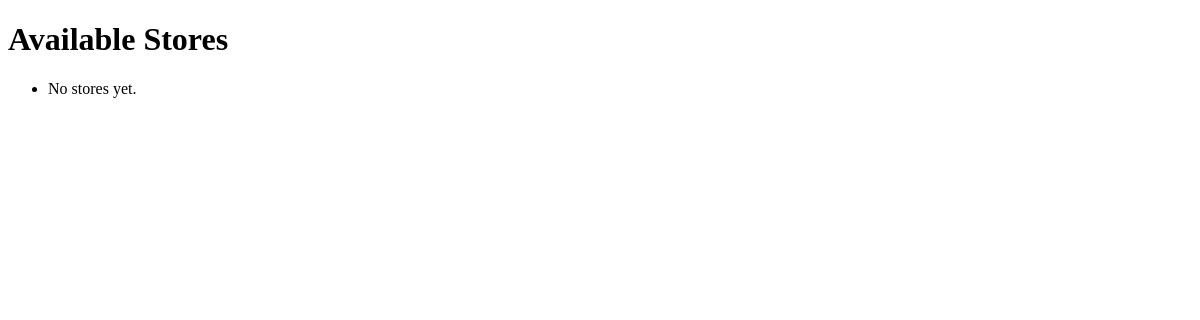
The page /store/ on the database as committed earlier.
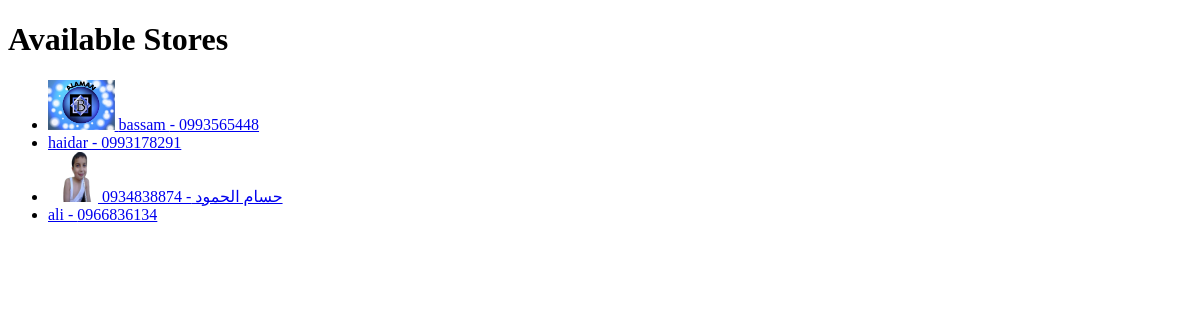
The same page on the database as committed later.
### stores/models.py (models this page shows, shortened)
class Store(models.Model):
    owner = models.ForeignKey(User, on_delete=models.CASCADE, related_name="stores")
    name = models.CharField(max_length=200)
    slug = models.SlugField(unique=True)
    logo = models.ImageField(upload_to="store_logos/", blank=True, null=True)
    mobile = models.CharField(max_length=20)
    theme = models.IntegerField(default=1, choices=[(i, f"Theme {i}") for i in range(1, 6)])
    description = models.TextField(blank=True)
    description2 = models.TextField(blank=True)
    description3 = models.TextField(blank=True)
    description4 = models.TextField(blank=True)
    description5 = models.TextField(blank=True)
    is_active = models.BooleanField(default=True)
    allow_full_payment = models.BooleanField(default=True)   # تحويل كامل
    allow_partial_payment = models.BooleanField(default=False)  # دفعة مسبقة + باقي عند التسليم
    allow_cash_on_delivery = models.BooleanField(default=False)  # الدفع عند الاستلام
    payment_required_percentage = models.PositiveIntegerField(default=0)

### stores/views.py (the view, shortened to what this page needs)
# urls.py: path("", views.store_list, name="store_list"),
def store_list(request):
    q = request.GET.get("q", "").strip()
    stores = Store.objects.filter(is_active=True)
    return render(request, "stores/store_list.html", {
        "stores": stores,
        "q": q,
    })

### stores/context_processors.py (called while the page is built)
def current_store(request):
    store = None
    slug = request.resolver_match.kwargs.get("store_slug") or \
           request.resolver_match.kwargs.get("slug")
    if slug:
        try:
            store = Store.objects.get(slug=slug)
        except Store.DoesNotExist:
            store = None
    return {
        "current_store": store
    }

### stores/templates/stores/store_list.html (shortened to what this page needs)
<!DOCTYPE html>
<html>
<head>
</head>
<body>
  <h1>Available Stores</h1>
  <ul>
    {% for store in stores %}
      <li>
        <a href="{% url 'stores:store_front' store.slug %}">
          {% if store.logo %}
            <img src="{{ store.logo.url }}" alt="{{ store.name }}" style="height:50px;">
          {% endif %}
          {{ store.name }} - {{ store.mobile }}
        </a>
      </li>
    {% empty %}
      <li>No stores yet.</li>
    {% endfor %}
  </ul>
</body>
</html>

Rows that differ between the two databases and show on the page:
added Store: logo (picture), name "bassam", mobile "0993565448"
added Store: name "haidar", mobile "0993178291"
added Store: logo (picture), name "حسام الحمود", mobile "0934838874"
added Store: name "ali", mobile "0966836134"
Other text that changed with them:
text no longer shown: "No stores yet."
